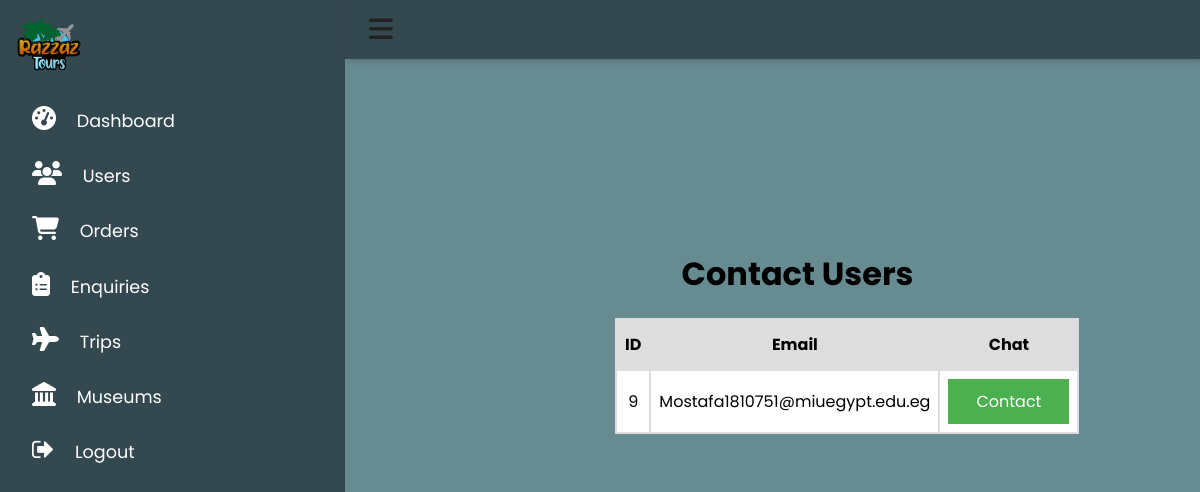
Before: /message_users.php with the older database file.
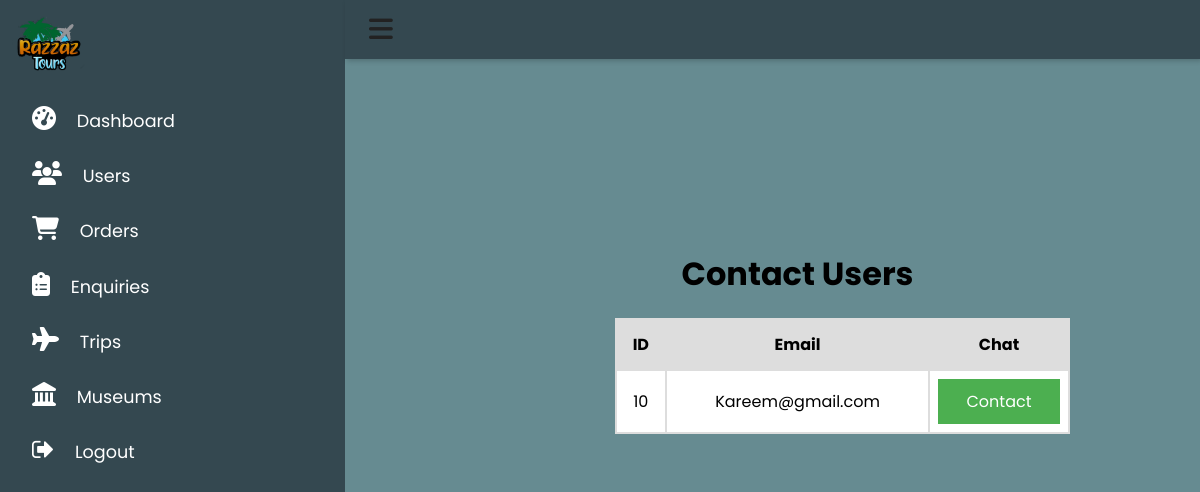
After: the same page with the newer database file.
### tables this page shows
CREATE TABLE `users` (
  `ID` int(11) NOT NULL,
  `First Name` varchar(255) NOT NULL,
  `Last Name` varchar(255) NOT NULL,
  `Email` varchar(255) NOT NULL,
  `Gender` varchar(255) NOT NULL,
  `Number` varchar(255) NOT NULL,
  `Password` varchar(255) NOT NULL,
  `Picture` varchar(55) NOT NULL,
  `User_Type_ID` int(11) NOT NULL DEFAULT 2
);

### message_users.php (the view, shortened to what this page needs)
<?php
include'adminmenu.php';
?>
<!DOCTYPE html>
<html>
<head>
	<?php
	include('DB.php');
	?>
 <link rel="stylesheet" href="EditUsersInfo.css">
<div class="h" > <h1><b>Contact Users<b> </h1></div>
</head>
<body style= " background-color: #668B91;">
<form>
<table class="mx-auto" id="customers">
  <thead>
    <tr>
      <th scope="col">ID</th>
      <th scope="col">Email</th>
      <th scope="col">Chat</th>
    </tr>
  </thead>
  <tbody>
    <?php
       $query = "SELECT * FROM users WHERE User_Type_ID = 2";
       $result = mysqli_query($conn,$query);
		while($row = $result -> fetch_array(MYSQLI_ASSOC)) {
		    $id = $row['ID'];
		    $email = $row['Email'];
		?>
	<tr>
		<td><?php echo $id; ?></td>
    <td><?php echo $email; ?></td>
    <td style="width: 80px" ><a class="success" href="ChatAdminN.php?id=<?php echo $row['ID'] ?>">Contact</a> </td>
	</tr>
	<?php
    }
    ?>
  </tbody>
</table>
</form>
</body>
</html>

Changed rows visible on the page:
no longer on this page (row edited): users: ID "9", Email "Mostafa1810751@miuegypt.edu.eg"
now on this page (row edited): users: ID "10", Email "Kareem@gmail.com"
